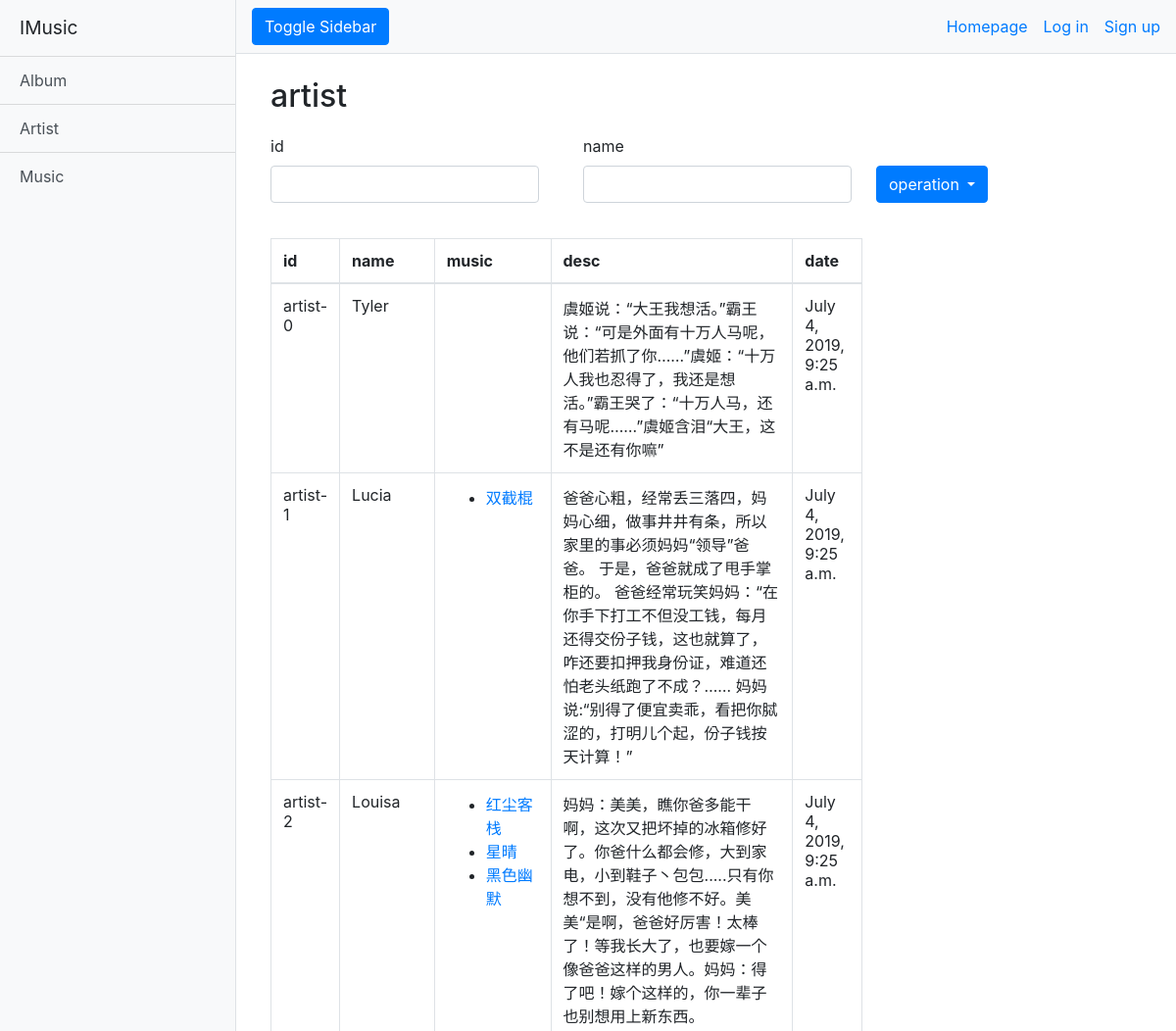
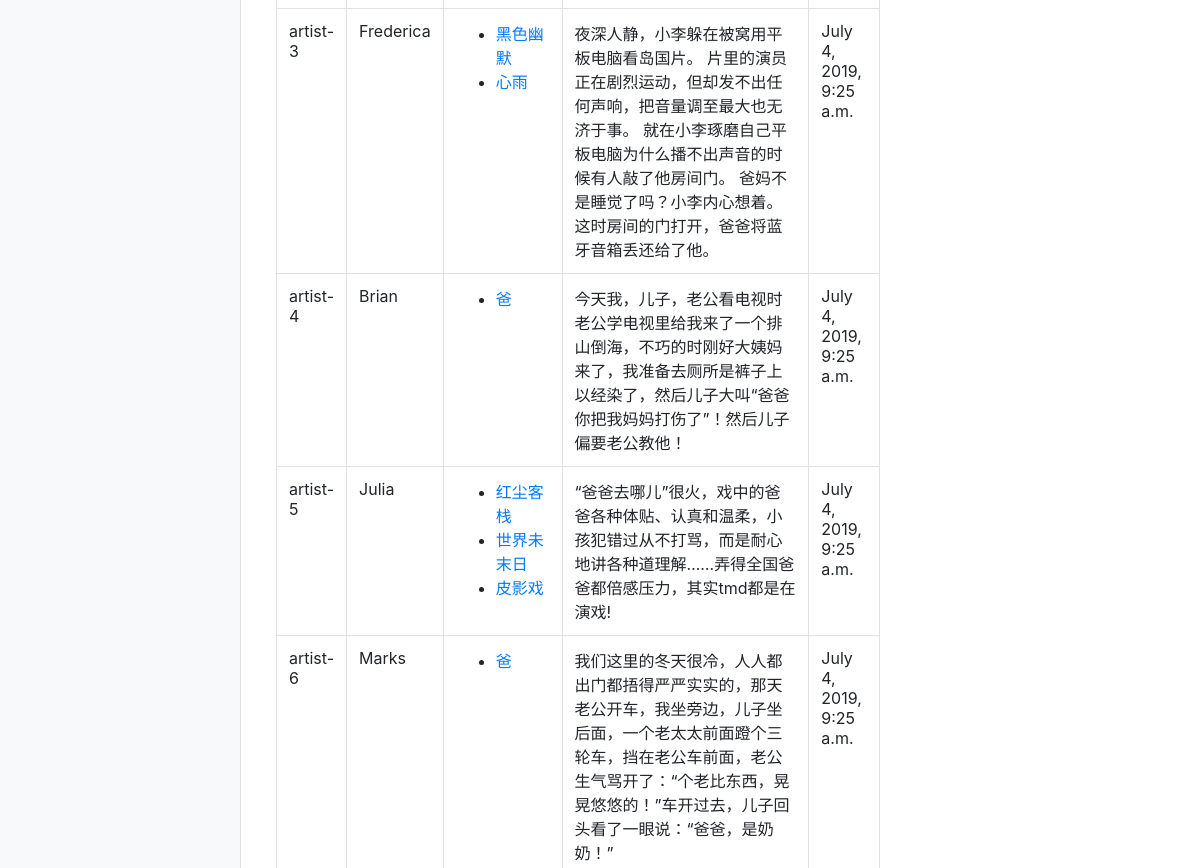
Before: /music_system/artist.html (upper part) with the older database file (2 pictures, top to bottom).
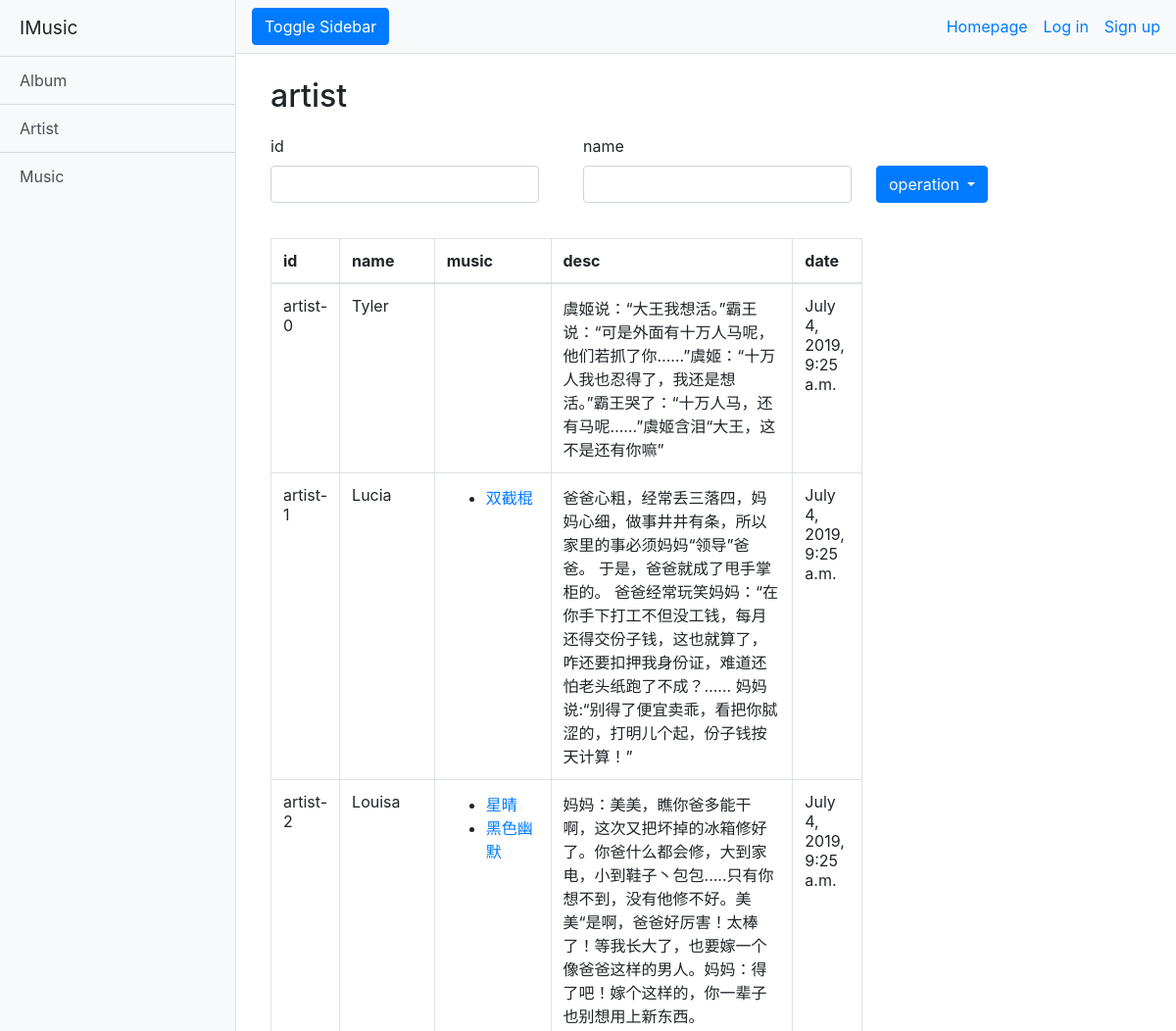
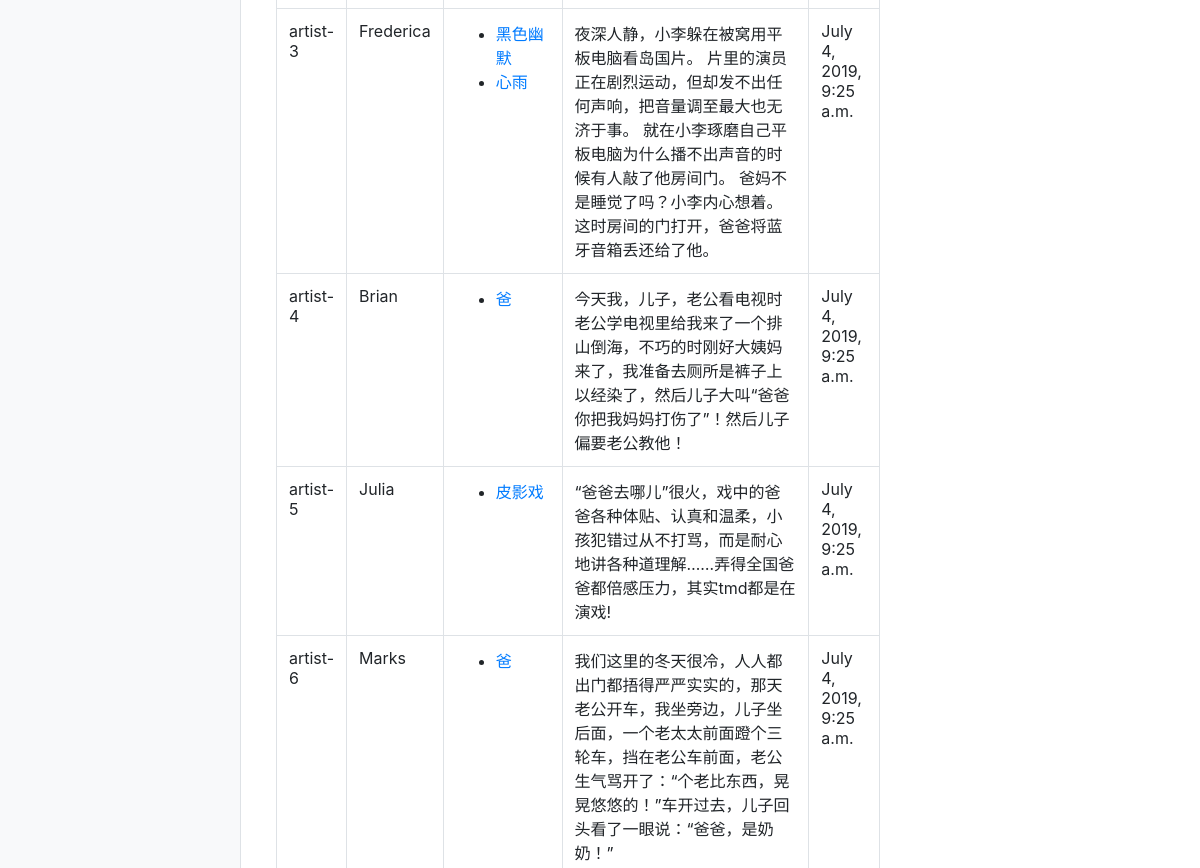
After: the same page with the newer database file (2 pictures, top to bottom).
### music_system/models.py (models this page shows, shortened)
class artist(models.Model):
    artistId = models.CharField(primary_key=True, max_length=10)
    name = models.CharField(max_length=10)
    date = models.DateTimeField(default=timezone.now)
    desc = models.CharField(max_length=1000)

class music(models.Model):
    musicId = models.CharField(primary_key=True, max_length=10)
    name = models.CharField(max_length=10)
    date = models.DateTimeField(default=timezone.now)
    isVip = models.BooleanField(default=False)
    album = models.ForeignKey(album, on_delete=models.SET_NULL, null=True)
    artist = models.ManyToManyField(artist)

### music_system/views.py (the view)
# urls.py: path('artist.html', views.search_artist, name='search_artist'),
def search_artist(req):
    dic = {attr: req.GET[attr]
           for attr in artist_attrs if attr in req.GET and req.GET[attr]}
    context = {}
    objs = artist.objects.filter(**dic)
    if not objs:
        context['info'] = 'No music found, show all'
        objs = artist.objects.all()
    for m in objs:
        m.musics = m.music_set.all()
    context['artists'] = objs
    return render(req, 'music_system/artist.html', context)

### music_system/templates/music_system/artist.html (shortened to what this page needs)
<html>
    <head>
        {% extends "music_system/main.html" %}
        {% block func_unit %}
        <h2 class="mt-4" style="margin-left:20px">artist</h2>
        <form name="form1" style="margin-top:20px;">
            <div class="row">
                <div class="form-group col-md6" style="margin-left:35px;margin-right:10px">
                    <label for="formGroupExampleInput">id</label>
                    <input class="form-control" type="text" name="artistId" value=""/>
                </div>
                <div class="form-group col-md6" style="margin-left:35px;margin-right:10px">
                    <label for="formGroupExampleInput">name</label>
                    <input class="form-control" type="text" name="name" value=""/>
                </div>
                <div class="col">
                    <div class="btn-group" style="margin-top:32px">
                        <button type="button" class="btn btn-primary dropdown-toggle" data-toggle="dropdown">operation
                        </button>
                    </div>
                </div>
            </div>
        </form>
        <table style="margin-top:20px;margin-left:20px;width:65%;" class="table table-hover table-bordered">
            <thead>
                <tr>
                    <th style="width:8%">id</th>
                    <th style="width:8%">name</th>
                    <th style="width:22%">music</th>
                    <th style="width:50%">desc</th>
                    <th style="width:12%">date</th>
                </tr>
            </thead>
            {% if artists %}
            <tbod>
            {% for artist in artists %}
            <tr>
                <td>{{ artist.artistId}}</td>
                <td>{{ artist.name}}</td>
                <td>
                    <ul>
                        {% for music in artist.musics %}
                        <li><a href="music/{{music.musicId}}">{{music.name}}</a></li>
                        {% endfor %}
                    </ul>
                </td>
                <td>{{ artist.desc}}</td>
                <td>{{ artist.date }}</td>
            </tr>
            {% endfor %}
        </table>
        {% endif %}
        {% endblock %}

Changed rows visible on the page:
removed music: name "红尘客栈"
removed music: name "世界未末日", shown under artist "artist-5"
